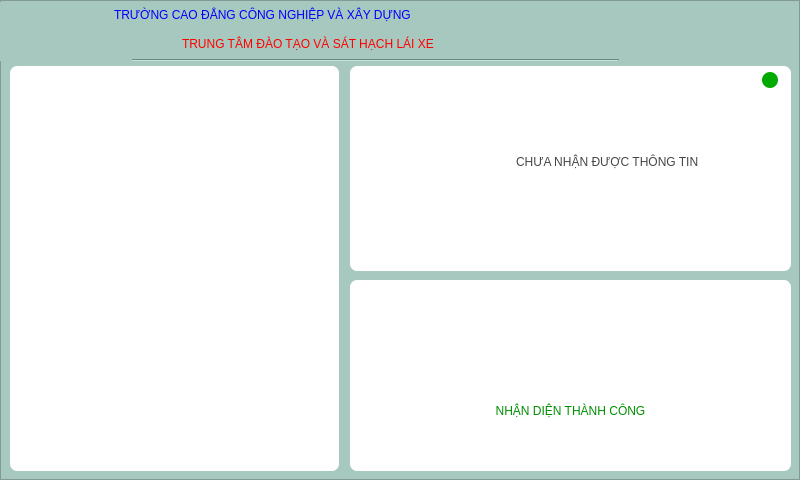
<?xml version="1.0" encoding="UTF-8"?>
<ui version="4.0">
 <class>Frame_MainScreen</class>
 <widget class="QFrame" name="Frame_MainScreen">
  <property name="geometry">
   <rect>
    <x>0</x>
    <y>0</y>
    <width>800</width>
    <height>480</height>
   </rect>
  </property>
  <property name="windowTitle">
   <string>Frame</string>
  </property>
  <property name="styleSheet">
   <string notr="true">background-color: rgb(167, 200, 191);
</string>
  </property>
  <property name="frameShape">
   <enum>QFrame::StyledPanel</enum>
  </property>
  <property name="frameShadow">
   <enum>QFrame::Raised</enum>
  </property>
  <widget class="QFrame" name="frame_containName">
   <property name="geometry">
    <rect>
     <x>0</x>
     <y>2</y>
     <width>799</width>
     <height>59</height>
    </rect>
   </property>
   <property name="styleSheet">
    <string notr="true">border-style:solid;
border-width:0px</string>
   </property>
   <property name="frameShape">
    <enum>QFrame::StyledPanel</enum>
   </property>
   <property name="frameShadow">
    <enum>QFrame::Raised</enum>
   </property>
   <widget class="QLabel" name="label_cty">
    <property name="geometry">
     <rect>
      <x>114</x>
      <y>-6</y>
      <width>539</width>
      <height>37</height>
     </rect>
    </property>
    <property name="styleSheet">
     <string notr="true">color: rgb(0, 0, 255);
font: 75 bold 14pt &quot;Ubuntu&quot;;</string>
    </property>
    <property name="text">
     <string>TRƯỜNG CAO ĐẲNG CÔNG NGHIỆP VÀ XÂY DỰNG</string>
    </property>
    <property name="margin">
     <number>0</number>
    </property>
    <property name="indent">
     <number>-1</number>
    </property>
   </widget>
   <widget class="QLabel" name="label_trungTam">
    <property name="geometry">
     <rect>
      <x>182</x>
      <y>28</y>
      <width>453</width>
      <height>27</height>
     </rect>
    </property>
    <property name="styleSheet">
     <string notr="true">font: 75 bold 12pt &quot;Ubuntu&quot;;
color: rgb(255, 0, 0);</string>
    </property>
    <property name="text">
     <string>TRUNG TÂM ĐÀO TẠO VÀ SÁT HẠCH LÁI XE</string>
    </property>
   </widget>
   <widget class="QLabel" name="label_7">
    <property name="geometry">
     <rect>
      <x>654</x>
      <y>4</y>
      <width>155</width>
      <height>37</height>
     </rect>
    </property>
    <property name="text">
     <string/>
    </property>
    <property name="pixmap">
     <pixmap>../icon/iconEcotek.png</pixmap>
    </property>
   </widget>
   <widget class="QPushButton" name="pushButton_shutdown">
    <property name="geometry">
     <rect>
      <x>8</x>
      <y>2</y>
      <width>39</width>
      <height>35</height>
     </rect>
    </property>
    <property name="styleSheet">
     <string notr="true">background-color: rgba(255, 255, 255, 0);
border-radius:2px;</string>
    </property>
    <property name="text">
     <string/>
    </property>
    <property name="icon">
     <iconset>
      <normaloff>../icon/iconShutdown.png</normaloff>../icon/iconShutdown.png</iconset>
    </property>
    <property name="iconSize">
     <size>
      <width>25</width>
      <height>25</height>
     </size>
    </property>
   </widget>
  </widget>
  <widget class="Line" name="line">
   <property name="geometry">
    <rect>
     <x>132</x>
     <y>52</y>
     <width>487</width>
     <height>17</height>
    </rect>
   </property>
   <property name="orientation">
    <enum>Qt::Horizontal</enum>
   </property>
  </widget>
  <widget class="QFrame" name="frame">
   <property name="geometry">
    <rect>
     <x>350</x>
     <y>66</y>
     <width>441</width>
     <height>205</height>
    </rect>
   </property>
   <property name="styleSheet">
    <string notr="true">background-color: rgb(255, 255, 255);
border-style:solid;
border-radius:7px</string>
   </property>
   <property name="frameShape">
    <enum>QFrame::StyledPanel</enum>
   </property>
   <property name="frameShadow">
    <enum>QFrame::Raised</enum>
   </property>
   <property name="lineWidth">
    <number>5</number>
   </property>
   <widget class="QLabel" name="label_forShowName">
    <property name="geometry">
     <rect>
      <x>166</x>
      <y>44</y>
      <width>263</width>
      <height>103</height>
     </rect>
    </property>
    <property name="styleSheet">
     <string notr="true">font: 75 bold 22pt &quot;Ubuntu&quot;;
color: rgb(70, 70, 70);
border-radius:3px;
</string>
    </property>
    <property name="frameShape">
     <enum>QFrame::WinPanel</enum>
    </property>
    <property name="frameShadow">
     <enum>QFrame::Raised</enum>
    </property>
    <property name="lineWidth">
     <number>1</number>
    </property>
    <property name="midLineWidth">
     <number>0</number>
    </property>
    <property name="text">
     <string>CHƯA NHẬN ĐƯỢC THÔNG TIN</string>
    </property>
    <property name="wordWrap">
     <bool>true</bool>
    </property>
   </widget>
   <widget class="QFrame" name="frame_containLabelShowRegisImage">
    <property name="geometry">
     <rect>
      <x>10</x>
      <y>8</y>
      <width>149</width>
      <height>183</height>
     </rect>
    </property>
    <property name="styleSheet">
     <string notr="true">border-style:solid;
border-width:0px</string>
    </property>
    <property name="frameShape">
     <enum>QFrame::StyledPanel</enum>
    </property>
    <property name="frameShadow">
     <enum>QFrame::Raised</enum>
    </property>
    <widget class="QLabel" name="label_regisImage">
     <property name="geometry">
      <rect>
       <x>8</x>
       <y>10</y>
       <width>131</width>
       <height>165</height>
      </rect>
     </property>
     <property name="styleSheet">
      <string notr="true">background-color: rgb(255, 255, 255);
</string>
     </property>
     <property name="text">
      <string/>
     </property>
     <property name="pixmap">
      <pixmap>../icon/iconImageRepresent.png</pixmap>
     </property>
    </widget>
   </widget>
   <widget class="QLabel" name="label_showConnectOrDisconnect">
    <property name="geometry">
     <rect>
      <x>412</x>
      <y>6</y>
      <width>16</width>
      <height>16</height>
     </rect>
    </property>
    <property name="styleSheet">
     <string notr="true">background-color: rgb(0, 170, 0);
border-radius:8</string>
    </property>
    <property name="text">
     <string/>
    </property>
   </widget>
  </widget>
  <widget class="QFrame" name="frame_3">
   <property name="geometry">
    <rect>
     <x>10</x>
     <y>66</y>
     <width>329</width>
     <height>405</height>
    </rect>
   </property>
   <property name="styleSheet">
    <string notr="true">background-color: rgb(255, 255, 255);
border-width:5px;
border-radius:7px;</string>
   </property>
   <property name="frameShape">
    <enum>QFrame::StyledPanel</enum>
   </property>
   <property name="frameShadow">
    <enum>QFrame::Raised</enum>
   </property>
   <widget class="QFrame" name="frame_containLabelShowCamera">
    <property name="geometry">
     <rect>
      <x>16</x>
      <y>8</y>
      <width>297</width>
      <height>391</height>
     </rect>
    </property>
    <property name="styleSheet">
     <string notr="true">border-style:solid;
border-width:0px</string>
    </property>
    <property name="frameShape">
     <enum>QFrame::StyledPanel</enum>
    </property>
    <property name="frameShadow">
     <enum>QFrame::Raised</enum>
    </property>
    <widget class="QLabel" name="label_showCamera">
     <property name="geometry">
      <rect>
       <x>0</x>
       <y>0</y>
       <width>283</width>
       <height>381</height>
      </rect>
     </property>
     <property name="styleSheet">
      <string notr="true">background-color: rgb(255, 255, 255);
</string>
     </property>
     <property name="text">
      <string/>
     </property>
    </widget>
   </widget>
  </widget>
  <widget class="QFrame" name="frame_containWarning">
   <property name="geometry">
    <rect>
     <x>350</x>
     <y>280</y>
     <width>441</width>
     <height>191</height>
    </rect>
   </property>
   <property name="styleSheet">
    <string notr="true">background-color: rgb(255, 255, 255);
border-style:solid;
border-radius:7px;</string>
   </property>
   <property name="frameShape">
    <enum>QFrame::StyledPanel</enum>
   </property>
   <property name="frameShadow">
    <enum>QFrame::Raised</enum>
   </property>
   <property name="lineWidth">
    <number>3</number>
   </property>
   <property name="midLineWidth">
    <number>2</number>
   </property>
   <widget class="QLabel" name="label_iconWarning">
    <property name="geometry">
     <rect>
      <x>190</x>
      <y>6</y>
      <width>81</width>
      <height>73</height>
     </rect>
    </property>
    <property name="text">
     <string/>
    </property>
    <property name="pixmap">
     <pixmap>../icon/iconOk.png</pixmap>
    </property>
   </widget>
   <widget class="QLabel" name="label_warningContentText">
    <property name="geometry">
     <rect>
      <x>26</x>
      <y>86</y>
      <width>389</width>
      <height>89</height>
     </rect>
    </property>
    <property name="styleSheet">
     <string notr="true">color: rgb(0, 143, 0);
font: 75 bold 16pt &quot;Ubuntu&quot;;</string>
    </property>
    <property name="text">
     <string>NHẬN DIỆN THÀNH CÔNG</string>
    </property>
    <property name="alignment">
     <set>Qt::AlignCenter</set>
    </property>
   </widget>
  </widget>
 </widget>
 <resources/>
 <connections/>
</ui>
